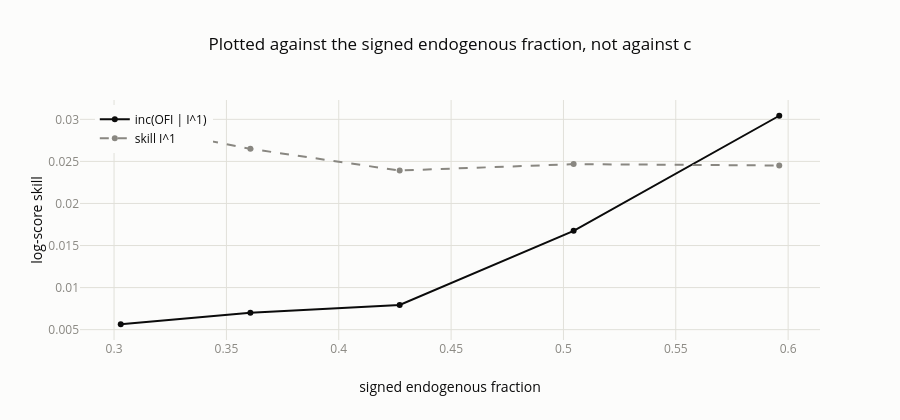

Notebook source saved alongside this figure:
### Code cell
figure = go.Figure()
figure.add_trace(go.Scatter(x=C_LADDER["signed endogenous"], y=C_LADDER["inc(OFI | I^1)"],
                            mode="lines+markers", name="inc(OFI | I^1)", line=dict(color=INK)))
figure.add_trace(go.Scatter(x=C_LADDER["signed endogenous"], y=C_LADDER["skill I^1"],
                            mode="lines+markers", name="skill I^1",
                            line=dict(color=MUTED, dash="dash")))
figure.update_layout(
    title="Plotted against the signed endogenous fraction, not against c",
    xaxis=dict(title="signed endogenous fraction"), yaxis=dict(title="log-score skill"),
    height=420, legend=dict(x=0.02, y=0.98))
figure.show()

### Figure 1 — Plotly figure (JSON) as saved in the notebook; plotly's stock layout.template omitted (floating-point values rounded to 4 significant figures)
{"data": [{"line": {"color": "#0b0b0b"}, "mode": "lines+markers", "name": "inc(OFI | I^1)", "type": "scatter", "x": [0.303, 0.3607, 0.4271, 0.5045, 0.596], "y": [0.005642, 0.007018, 0.007937, 0.01674, 0.03042]}, {"line": {"color": "#898781", "dash": "dash"}, "mode": "lines+markers", "name": "skill I^1", "type": "scatter", "x": [0.303, 0.3607, 0.4271, 0.5045, 0.596], "y": [0.02947, 0.02649, 0.02391, 0.02467, 0.02451]}], "layout": {"height": 420, "legend": {"x": 0.02, "y": 0.98}, "title": {"text": "Plotted against the signed endogenous fraction, not against c"}, "xaxis": {"title": {"text": "signed endogenous fraction"}}, "yaxis": {"title": {"text": "log-score skill"}}}}
